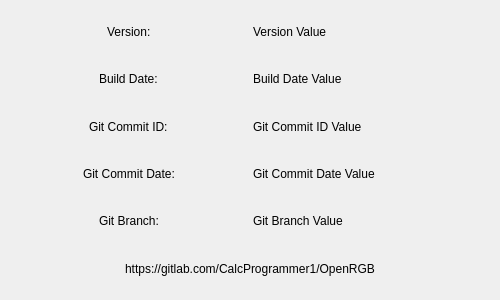
<?xml version="1.0" encoding="UTF-8"?>
<ui version="4.0">
 <class>OpenRGBSoftwareInfoPageUi</class>
 <widget class="QFrame" name="OpenRGBSoftwareInfoPageUi">
  <property name="geometry">
   <rect>
    <x>0</x>
    <y>0</y>
    <width>500</width>
    <height>300</height>
   </rect>
  </property>
  <property name="windowTitle">
   <string>Frame</string>
  </property>
  <layout class="QGridLayout" name="gridLayout">
   <item row="1" column="0" alignment="Qt::AlignHCenter">
    <widget class="QLabel" name="BuildDateLabel">
     <property name="text">
      <string>Build Date:</string>
     </property>
    </widget>
   </item>
   <item row="4" column="1">
    <widget class="QLabel" name="GitBranchValue">
     <property name="text">
      <string>Git Branch Value</string>
     </property>
    </widget>
   </item>
   <item row="3" column="1">
    <widget class="QLabel" name="GitCommitDateValue">
     <property name="text">
      <string>Git Commit Date Value</string>
     </property>
    </widget>
   </item>
   <item row="2" column="0" alignment="Qt::AlignHCenter">
    <widget class="QLabel" name="GitCommitIDLabel">
     <property name="text">
      <string>Git Commit ID:</string>
     </property>
    </widget>
   </item>
   <item row="3" column="0" alignment="Qt::AlignHCenter">
    <widget class="QLabel" name="GitCommitDateLabel">
     <property name="text">
      <string>Git Commit Date:</string>
     </property>
    </widget>
   </item>
   <item row="0" column="0" alignment="Qt::AlignHCenter">
    <widget class="QLabel" name="VersionLabel">
     <property name="text">
      <string>Version:</string>
     </property>
    </widget>
   </item>
   <item row="1" column="1">
    <widget class="QLabel" name="BuildDateValue">
     <property name="text">
      <string>Build Date Value</string>
     </property>
    </widget>
   </item>
   <item row="0" column="1">
    <widget class="QLabel" name="VersionValue">
     <property name="text">
      <string>Version Value</string>
     </property>
    </widget>
   </item>
   <item row="4" column="0" alignment="Qt::AlignHCenter">
    <widget class="QLabel" name="GitBranchLabel">
     <property name="text">
      <string>Git Branch:</string>
     </property>
    </widget>
   </item>
   <item row="2" column="1">
    <widget class="QLabel" name="GitCommitIDValue">
     <property name="text">
      <string>Git Commit ID Value</string>
     </property>
    </widget>
   </item>
   <item row="5" column="0" colspan="2">
    <widget class="QLabel" name="LinkLabel">
     <property name="text">
      <string>https://gitlab.com/CalcProgrammer1/OpenRGB</string>
     </property>
     <property name="alignment">
      <set>Qt::AlignCenter</set>
     </property>
    </widget>
   </item>
  </layout>
 </widget>
 <resources/>
 <connections/>
</ui>
